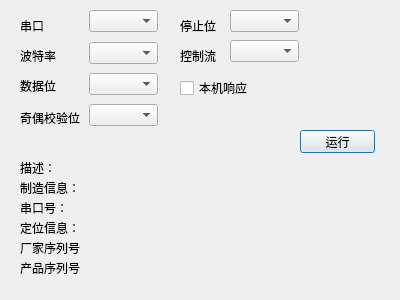
<?xml version="1.0" encoding="UTF-8"?>
<ui version="4.0">
 <class>SettingsDialog</class>
 <widget class="QDialog" name="SettingsDialog">
  <property name="geometry">
   <rect>
    <x>0</x>
    <y>0</y>
    <width>400</width>
    <height>300</height>
   </rect>
  </property>
  <property name="windowTitle">
   <string>Dialog</string>
  </property>
  <widget class="QComboBox" name="baudRateBox">
   <property name="geometry">
    <rect>
     <x>89</x>
     <y>42</y>
     <width>69</width>
     <height>22</height>
    </rect>
   </property>
  </widget>
  <widget class="QComboBox" name="serialPortInfoListBox">
   <property name="geometry">
    <rect>
     <x>89</x>
     <y>10</y>
     <width>69</width>
     <height>22</height>
    </rect>
   </property>
  </widget>
  <widget class="QPushButton" name="applyButton">
   <property name="geometry">
    <rect>
     <x>300</x>
     <y>130</y>
     <width>75</width>
     <height>23</height>
    </rect>
   </property>
   <property name="text">
    <string>运行</string>
   </property>
  </widget>
  <widget class="QLabel" name="baudRateLabel">
   <property name="geometry">
    <rect>
     <x>20</x>
     <y>50</y>
     <width>54</width>
     <height>12</height>
    </rect>
   </property>
   <property name="text">
    <string>波特率</string>
   </property>
  </widget>
  <widget class="QLabel" name="serialPortLabel">
   <property name="geometry">
    <rect>
     <x>20</x>
     <y>20</y>
     <width>54</width>
     <height>12</height>
    </rect>
   </property>
   <property name="text">
    <string>串口</string>
   </property>
  </widget>
  <widget class="QLabel" name="descriptionLabel">
   <property name="geometry">
    <rect>
     <x>20</x>
     <y>160</y>
     <width>251</width>
     <height>16</height>
    </rect>
   </property>
   <property name="text">
    <string>描述：</string>
   </property>
  </widget>
  <widget class="QLabel" name="manufactureLabel">
   <property name="geometry">
    <rect>
     <x>20</x>
     <y>180</y>
     <width>251</width>
     <height>16</height>
    </rect>
   </property>
   <property name="text">
    <string>制造信息：</string>
   </property>
  </widget>
  <widget class="QLabel" name="serialNumLabel">
   <property name="geometry">
    <rect>
     <x>20</x>
     <y>200</y>
     <width>251</width>
     <height>16</height>
    </rect>
   </property>
   <property name="text">
    <string>串口号：</string>
   </property>
  </widget>
  <widget class="QLabel" name="locationLabel">
   <property name="geometry">
    <rect>
     <x>20</x>
     <y>220</y>
     <width>251</width>
     <height>16</height>
    </rect>
   </property>
   <property name="text">
    <string>定位信息：</string>
   </property>
  </widget>
  <widget class="QLabel" name="vidLabel">
   <property name="geometry">
    <rect>
     <x>20</x>
     <y>240</y>
     <width>251</width>
     <height>16</height>
    </rect>
   </property>
   <property name="text">
    <string>厂家序列号</string>
   </property>
  </widget>
  <widget class="QLabel" name="pidLabel">
   <property name="geometry">
    <rect>
     <x>20</x>
     <y>260</y>
     <width>251</width>
     <height>16</height>
    </rect>
   </property>
   <property name="text">
    <string>产品序列号</string>
   </property>
  </widget>
  <widget class="QComboBox" name="dataBitsBox">
   <property name="geometry">
    <rect>
     <x>89</x>
     <y>73</y>
     <width>69</width>
     <height>22</height>
    </rect>
   </property>
  </widget>
  <widget class="QComboBox" name="parityBox">
   <property name="geometry">
    <rect>
     <x>89</x>
     <y>104</y>
     <width>69</width>
     <height>22</height>
    </rect>
   </property>
  </widget>
  <widget class="QLabel" name="dataBitsLabel">
   <property name="geometry">
    <rect>
     <x>20</x>
     <y>80</y>
     <width>54</width>
     <height>12</height>
    </rect>
   </property>
   <property name="text">
    <string>数据位</string>
   </property>
  </widget>
  <widget class="QLabel" name="parityLabel">
   <property name="geometry">
    <rect>
     <x>20</x>
     <y>110</y>
     <width>61</width>
     <height>16</height>
    </rect>
   </property>
   <property name="text">
    <string>奇偶校验位</string>
   </property>
  </widget>
  <widget class="QLabel" name="stopBitLabel">
   <property name="geometry">
    <rect>
     <x>180</x>
     <y>20</y>
     <width>54</width>
     <height>12</height>
    </rect>
   </property>
   <property name="text">
    <string>停止位</string>
   </property>
  </widget>
  <widget class="QLabel" name="flowControlLabel">
   <property name="geometry">
    <rect>
     <x>180</x>
     <y>50</y>
     <width>54</width>
     <height>12</height>
    </rect>
   </property>
   <property name="text">
    <string>控制流</string>
   </property>
  </widget>
  <widget class="QComboBox" name="stopBitBox">
   <property name="geometry">
    <rect>
     <x>230</x>
     <y>10</y>
     <width>69</width>
     <height>22</height>
    </rect>
   </property>
  </widget>
  <widget class="QComboBox" name="flowControlBox">
   <property name="geometry">
    <rect>
     <x>230</x>
     <y>40</y>
     <width>69</width>
     <height>22</height>
    </rect>
   </property>
  </widget>
  <widget class="QCheckBox" name="localEchoCheckBox">
   <property name="geometry">
    <rect>
     <x>180</x>
     <y>80</y>
     <width>71</width>
     <height>16</height>
    </rect>
   </property>
   <property name="text">
    <string>本机响应</string>
   </property>
  </widget>
 </widget>
 <resources/>
 <connections/>
</ui>
